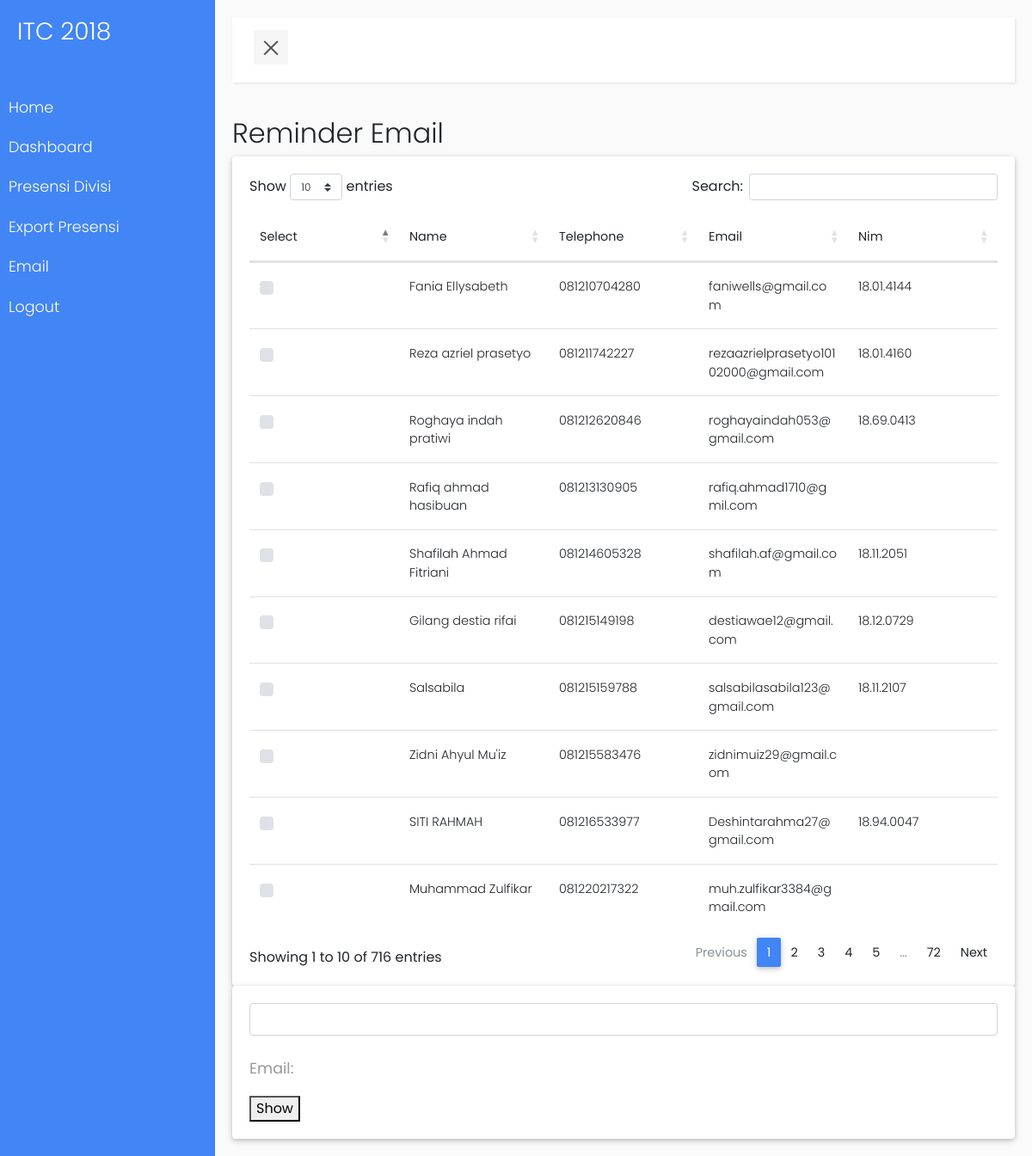
The page /send-email.php (signed in) on the database its author committed.
### tables this page shows
CREATE TABLE IF NOT EXISTS `participants` (
  `phone` varchar(255) NOT NULL,
  `email` varchar(255) NOT NULL,
  `name` varchar(255) NOT NULL,
  `school` varchar(255) NOT NULL DEFAULT '',
  `prodi` varchar(255) NOT NULL DEFAULT '',
  `nim` varchar(255) DEFAULT NULL,
  `day` tinyint(4) NOT NULL,
  `division_id` int(10) UNSIGNED DEFAULT NULL,
  `secret` varchar(255) NOT NULL,
  `created_at` timestamp NULL DEFAULT NULL,
  `updated_at` timestamp NULL DEFAULT NULL,
  PRIMARY KEY (`phone`),
  UNIQUE KEY `participants_nim_unique` (`nim`),
  KEY `participants_division_id_foreign` (`division_id`)
);

### function/send-email.php (called while the page is built)
<?php
function GetDataStudents()
{
  global  $link;
  $query = "SELECT * FROM participants";
  $result = mysqli_query($link,$query);
  return $result;
}
 ?>

### send-email.php (the view, shortened to what this page needs)
<?php require_once 'layout/header.php';
$students = GetDataStudents();
 ?>
        <h2>Reminder Email</h2>
        <div class="card">
            <div class="card-body">
                <table class="table table-hover table-responsive-md table-fixed" id="list-students">
                    <thead>
                        <tr>
                            <th>Select</th>
                            <th>Name</th>
                            <th>Telephone</th>
                            <th>Email</th>
                            <th>Nim</th>
                        </tr>
                      </thead>
                    <tbody>
                      <?php $no = 1; while ($row  = mysqli_fetch_assoc($students)) {?>
                    <tr>
                      <td>
                        <div class="custom-control custom-checkbox ">
                        </div>
                      </td>
                      <td><?=$row['name']?></td>
                      <td><?=$row['phone']?></td>
                      <td><?=$row['email']?></td>
                      <td><?=$row['nim']?></td>
                    </tr>
                  <?php $no++; } ?>
                  </tbody>
                </table>
            </div>
        </div>
        <div class="card">
            <div class="card-body">
              <?php $data = "<span id='results'></span>";
                $data = str_replace(' ', ',', $data);
                echo $data;
               ?>
               <input type="text" class="form-control" name="" value="">
              <br>
              <p><b>Email:</b> <span id="emails"></span></p>
              <button type="button" id="show" name="button">Show</button>
              <?php
                $a = json_decode( $_COOKIE['email'], true );
                print_r($a);
                ?>
            </div>
        </div>
</div>
</body>
</html>

### layout/header.php (shortened to what this page needs)
<!DOCTYPE html>
<html lang="en">
<head>
    <link rel="stylesheet" href="assets/mdb/css/bootstrap.css">
    <link rel="stylesheet" href="assets/mdb/css/mdb.css">
    <link rel="stylesheet" href="assets/mdb/css/style.css">
    <link href="https://unpkg.com/ionicons@4.1.1/dist/css/ionicons.min.css" rel="stylesheet">
    <link rel="stylesheet" type="text/css" href="https://cdn.datatables.net/1.10.18/css/dataTables.bootstrap4.min.css">
</head>
<body>
    <div class="wrapper">
        <nav id="sidebar">
            <div class="sidebar-header">
                <h3>ITC 2018</h3>
            </div>
            <ul class="list-unstyled components">
                <li>
                    <a href="">Home</a>
                </li>
                <li>
                    <a href="index.php">Dashboard</a>
                </li>
                <li>
                    <a href="#presensi" data-toggle="collapse" aria-expanded="false">Presensi Divisi <ion-icon name="arrow-dropdown"></ion-icon></a>
                </li>
                <li>
                    <a href="#export" data-toggle="collapse" aria-expanded="false">Export Presensi <ion-icon name="arrow-dropdown"></ion-icon></a>
                </li>
                <li>
                    <a href="#email" data-toggle="collapse" aria-expanded="false">Email</a>
                </li>
                <li>
                    <a href="logout.php">Logout</a>
                </li>
            </ul>
        </nav>
        <div id="content">
            <nav class="navbar navbar-default">
                <div class="container-fluid">
                    <div class="navbar-header">
                        <button type="button" id="sidebarCollapse" class="navbar-btn">
                            <span></span>
                        </button>
                    </div>
                </div>
            </nav>

### assets/mdb/css/style.css (style rules this page uses)
body { font-family: 'Poppins', sans-serif; background: #fafafa; }
p { font-family: 'Poppins', sans-serif; font-size: 1.1em; font-weight: 300; line-height: 1.7em; color: #999; }
a, a:hover, a:focus { color: inherit; text-decoration: none; transition: all 0.3s; }
.navbar { padding: 15px 10px; background: #fff; border: none; border-radius: 0; margin-bottom: 40px; box-shadow: 1px 1px 3px rgba(0, 0, 0, 0.1); }
.navbar-btn { box-shadow: none; outline: none !important; border: none; }
.wrapper { display: flex; align-items: stretch; perspective: 1500px; }
#sidebar { min-width: 250px; max-width: 250px; background: #4285F4; color: #fff; transition: all 0.6s cubic-bezier(0.945, 0.020, 0.270, 0.665); transform-origin: bottom left; }
#sidebar .sidebar-header { padding: 20px; background: #4285F4; }
#sidebar ul.components { padding: 20px 0; border-bottom: 1px solid #4285F4; }
#sidebar ul li a { padding: 10px; font-size: 1.1em; display: block; }
a[data-toggle="collapse"] { position: relative; }
#content { padding: 20px; min-height: 100vh; transition: all 0.3s; }
#sidebarCollapse { width: 40px; height: 40px; background: #f5f5f5; }
#sidebarCollapse span { width: 80%; height: 2px; margin: 0 auto; display: block; background: #555; transition: all 0.8s cubic-bezier(0.810, -0.330, 0.345, 1.375); transition-delay: 0.2s; }
#sidebarCollapse span:last-of-type { transform: rotate(-45deg) translate(1px, -1px); }
.table-fixed { table-layout: fixed; overflow: hidden; }

### rows shown on the page
participants: name "Fania Ellysabeth", phone "081210704280", email "faniwells@gmail.com", nim "18.01.4144"
participants: name "Reza azriel prasetyo", phone "081211742227", email "rezaazrielprasetyo10102000@gmail.com", nim "18.01.4160"
participants: name "Roghaya indah pratiwi", phone "081212620846", email "roghayaindah053@gmail.com", nim "18.69.0413"
participants: name "Rafiq ahmad hasibuan", phone "081213130905", email "rafiq.ahmad1710@gmil.com"
participants: name "Shafilah Ahmad Fitriani", phone "081214605328", email "shafilah.af@gmail.com", nim "18.11.2051"
participants: name "Gilang destia rifai", phone "081215149198", email "destiawae12@gmail.com", nim "18.12.0729"
participants: name "Salsabila", phone "081215159788", email "salsabilasabila123@gmail.com", nim "18.11.2107"
participants: name "Zidni Ahyul Mu'iz", phone "081215583476", email "zidnimuiz29@gmail.com"
participants: name "SITI RAHMAH", phone "081216533977", email "Deshintarahma27@gmail.com", nim "18.94.0047"
participants: name "Muhammad Zulfikar", phone "081220217322", email "muh.zulfikar3384@gmail.com"
